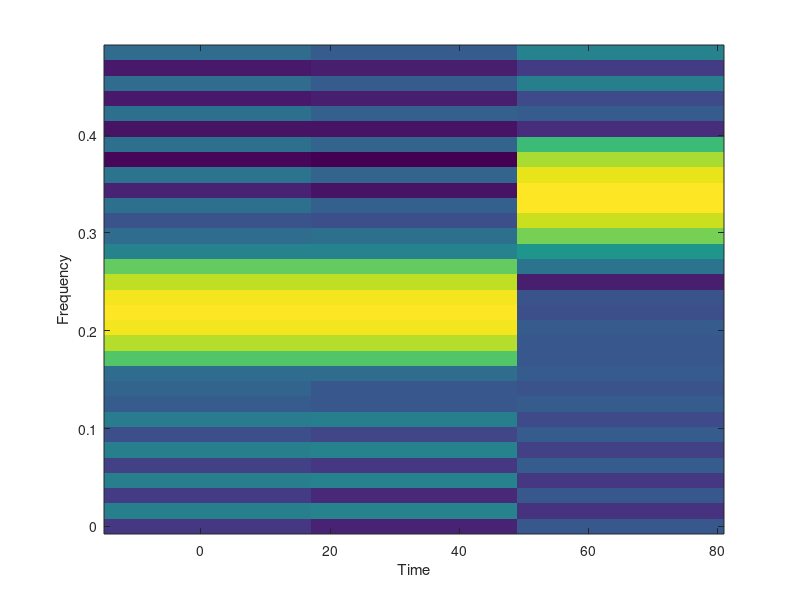

MATLAB code to generate this figure:
%% Short-Time Fourier Transform
%% STFT

N = 128;
n = 0:N - 1;      % Eje x
Fs1 = 0.22;
Fs2 = 0.34;
x1 = sin (2 * pi * n * Fs1);    % señal 1
x2 = sin (2 * pi * n * Fs2);    % señal 2

x3 = x1(1:N/2);
x3((N/2) + 1:N) = x2(1:N/2);

specgram(x3, 64, 1, hamming (32), 0);